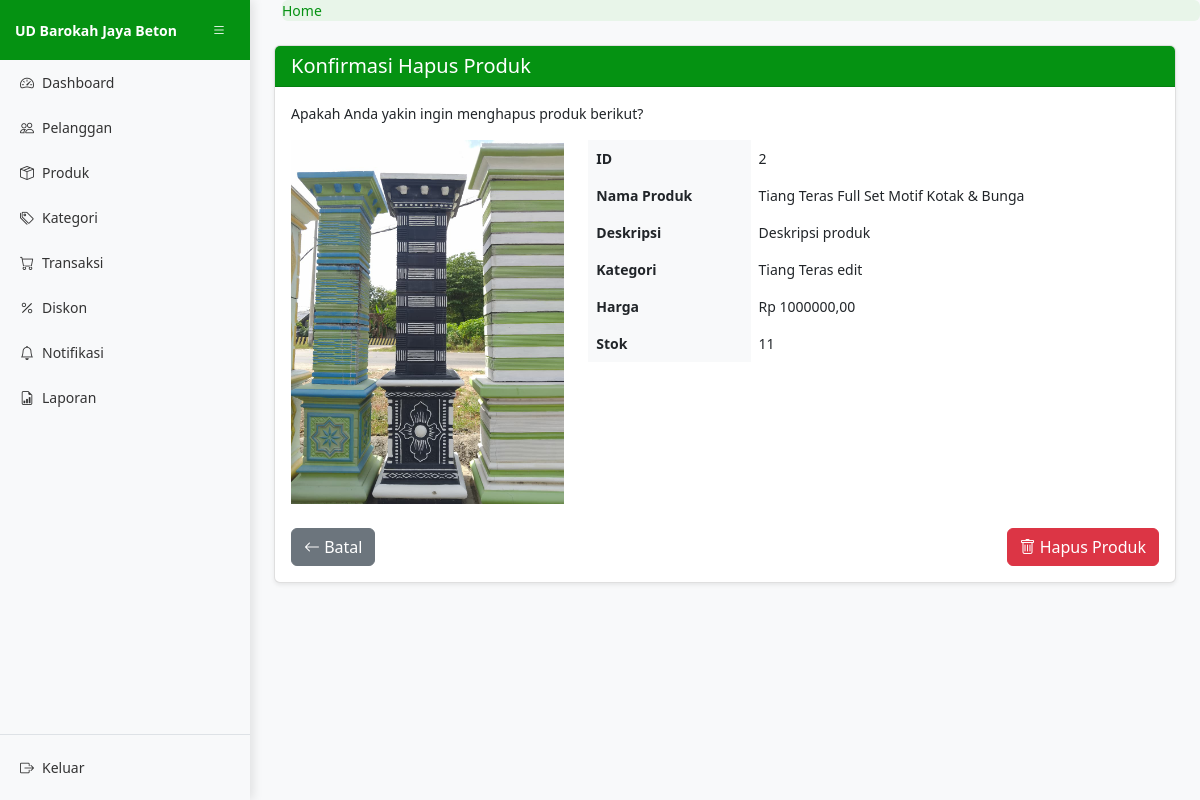
The app's page /produk/2/hapus/ (signed in) with its own data.
### core/models.py (models this page shows, shortened)
class Produk(models.Model):
    nama_produk = models.CharField(max_length=100)
    deskripsi_produk = models.TextField()
    foto_produk = models.ImageField(upload_to='produk/', blank=True, null=True)
    stok_produk = models.IntegerField(default=0)
    harga_produk = models.DecimalField(max_digits=10, decimal_places=2)
    kategori = models.ForeignKey(Kategori, on_delete=models.CASCADE)

class Kategori(models.Model):
    nama_kategori = models.CharField(max_length=100, unique=True)
    class Meta:
        verbose_name_plural = "Kategori"

### core/views.py (the view)
# urls.py: path('produk/<int:pk>/hapus/', views.hapus_produk, name='hapus_produk'),
@login_required
def hapus_produk(request, pk):
    produk = get_object_or_404(Produk, pk=pk)
    if request.method == 'POST':
        produk.delete()
        messages.success(request, 'Produk berhasil dihapus.')
        return redirect('daftar_produk')
    return render(request, 'core/produk/hapus_produk.html', {'produk': produk})

### core/templates/core/produk/hapus_produk.html (shortened to what this page needs)
{% extends 'core/basis.html' %}
{% block content %}
<div class="container-fluid">
    <div class="card">
        <div class="card-header">
            <h5 class="card-title mb-0">Konfirmasi Hapus Produk</h5>
        </div>
        <div class="card-body">
            <p>Apakah Anda yakin ingin menghapus produk berikut?</p>
            <div class="row">
                <div class="col-md-4">
                    {% if produk.foto_produk %}
                        <img src="{{ produk.foto_produk.url }}" class="img-fluid" alt="{{ produk.nama_produk }}">
                    {% else %}
                        <div class="bg-light border d-flex align-items-center justify-content-center" style="height: 200px;">
                            <span class="text-muted">Tidak ada gambar</span>
                        </div>
                    {% endif %}
                </div>
                <div class="col-md-8">
                    <table class="table table-borderless">
                        <tr>
                            <th>ID</th>
                            <td>{{ produk.id }}</td>
                        </tr>
                        <tr>
                            <th>Nama Produk</th>
                            <td>{{ produk.nama_produk }}</td>
                        </tr>
                        <tr>
                            <th>Deskripsi</th>
                            <td>{{ produk.deskripsi_produk }}</td>
                        </tr>
                        <tr>
                            <th>Kategori</th>
                            <td>{{ produk.kategori.nama_kategori }}</td>
                        </tr>
                        <tr>
                            <th>Harga</th>
                            <td>Rp {{ produk.harga_produk|floatformat:2 }}</td>
                        </tr>
                        <tr>
                            <th>Stok</th>
                            <td>{{ produk.stok_produk }}</td>
                        </tr>
                    </table>
                </div>
            </div>
            <form method="post">
                <div class="d-flex justify-content-between mt-4">
                    <a href="{% url 'daftar_produk' %}" class="btn btn-secondary">
                        <i class="bi bi-arrow-left"></i> Batal
                    </a>
                    <button type="submit" class="btn btn-danger">
                        <i class="bi bi-trash"></i> Hapus Produk
                    </button>
                </div>
            </form>
        </div>
    </div>
</div>
{% endblock %}

### core/static/core/css/app.css (style rules this page uses)
body { font-size: .875rem; background-color: #f8f9fa; overflow-x: hidden; }
.card { box-shadow: 0 0.125rem 0.25rem rgba(0, 0, 0, 0.075); border: 1px solid rgba(0, 0, 0, 0.125); margin-bottom: 1rem; }
.card-header { background-color: #059212; color: white; border-bottom: 1px solid rgba(0, 0, 0, 0.125); }
.table th { background-color: #f8f9fa; }

### records on screen
Produk: foto_produk (picture), id "2", nama_produk "Tiang Teras Full Set Motif Kotak & Bunga", deskripsi_produk "Deskripsi produk", kategori.nama_kategori "Tiang Teras edit", harga_produk "1000000,00", stok_produk "11"
